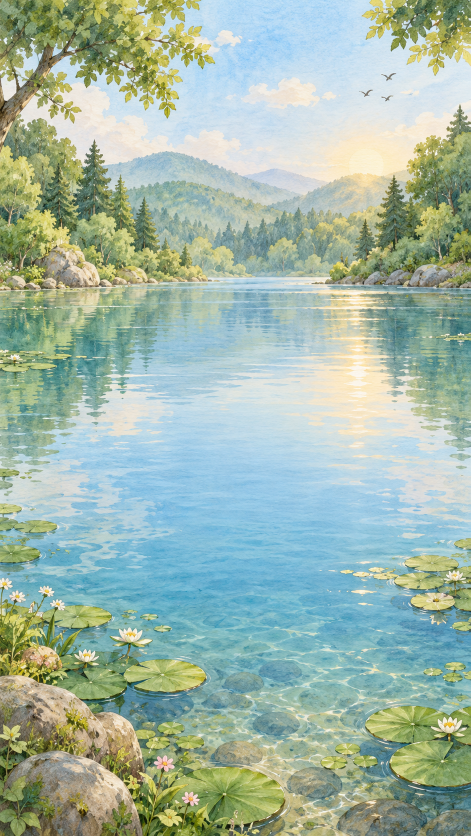
#> input picture art-refs/asf/runs/20261025T104133Z/fishing-props/raw_lake.png, 941 x 1672 px (shown at 1/2 size)
$ python export_fishing.py
#> lines starting #> are read from the running program, lines starting #| are printed output that depends on the picture; after the words box and inside, x2 and y2 are one past the last pixel; in counts of white or black regions, pixels touching at a corner belong together
from __future__ import annotations
import json
from pathlib import Path
import hashlib
import numpy as np
from PIL import Image, ImageDraw, ImageFont, ImageOps

ROOT = Path(__file__).parent
OUT = ROOT / 'exports'
OUT.mkdir(exist_ok=True)

SOURCES = {
    'fishing_v2_bg_lake.webp': ('raw_lake.png', (780, 1688), 'cover'),
    'fishing_v2_pier.webp': ('asf_pier/clean.png', (640, 280), 'fit'),
    'fishing_v2_bucket.webp': ('asf_props/sheet-1.png', (256, 256), 'fit'),
    'fishing_v2_bobber.webp': ('asf_props/sheet-2.png', (96, 96), 'fit'),
    'fishing_v2_bait_bag.webp': ('asf_props/sheet-3.png', (128, 128), 'fit'),
    'fishing_v2_rod_icon.webp': ('asf_props/sheet-4.png', (96, 96), 'fit'),
    'fishing_v2_fish_common.webp': ('asf_fish_common/clean.png', (256, 160), 'fit'),
    'fishing_v2_fish_striped.webp': ('asf_fish_striped/clean.png', (256, 160), 'fit'),
    'fishing_v2_fish_blue.webp': ('asf_fish_blue/clean.png', (256, 160), 'fit'),
    'fishing_v2_fish_spotted.webp': ('asf_fish_spotted/clean.png', (256, 160), 'fit'),
    'fishing_v2_fish_rare_big.webp': ('asf_fish_rare_big/clean.png', (320, 200), 'fit'),
    'fishing_v2_fish_icon_small.webp': ('asf_fish_icon_small/clean.png', (96, 96), 'fit'),
    'fishing_v2_fx_ripple.webp': ('asf_fx/fx-1.png', (320, 320), 'fit'),
    'fishing_v2_fx_splash.webp': ('asf_fx/fx-2.png', (320, 320), 'fit'),
    'fishing_v2_fx_sparkle.webp': ('asf_fx/fx-3.png', (256, 256), 'fit'),
    'fishing_v2_fx_soft_glow.webp': ('asf_fx/fx-4.png', (512, 512), 'fit'),
    'bot_bunny_avatar.webp': ('asf_bots_v2/sheet-1.png', (96, 96), 'fit'),
    'bot_chick_avatar.webp': ('asf_bots_v2/sheet-2.png', (96, 96), 'fit'),
    'ui_choice_btn_normal.webp': ('asf_buttons/sheet-1.png', (360, 120), 'stretch'),
    'ui_choice_btn_pressed.webp': ('asf_buttons/sheet-2.png', (360, 120), 'stretch'),
    'ui_choice_btn_correct.webp': ('asf_buttons/sheet-3.png', (360, 120), 'stretch'),
    'ui_choice_btn_wrong.webp': ('asf_buttons/sheet-4.png', (360, 120), 'stretch'),
    'ui_cream_panel.webp': ('asf_ui_frames/sheet-1.png', (640, 480), 'stretch'),
    'ui_cta_sage.webp': ('asf_ui_frames/sheet-2.png', (640, 140), 'stretch'),
    'ui_hud_pill_empty.webp': ('asf_ui_frames/sheet-3.png', (512, 128), 'stretch'),
    'ui_coin_icon.webp': ('asf_ui_frames/sheet-4.png', (128, 128), 'fit'),
    'ui_speak_icon.webp': ('asf_speak/clean.png', (96, 96), 'fit'),
}

def read_source(relative: str) -> Image.Image:
#> called with relative = 'raw_lake.png'
    return Image.open(ROOT / relative).convert('RGBA')

def premultiplied_resize(src: Image.Image, size: tuple[int, int]) -> Image.Image:
    arr = np.asarray(src.convert('RGBA')).astype(np.float32)
    alpha = arr[..., 3:4] / 255.0
    premul = arr[..., :3] * alpha
    chans = []
    for channel in [*np.moveaxis(premul, 2, 0), arr[..., 3]]:
        plane = Image.fromarray(np.clip(channel, 0, 255).astype(np.uint8), 'L')
        chans.append(np.asarray(plane.resize(size, Image.Resampling.LANCZOS), dtype=np.float32))
    a = np.clip(chans[3] / 255.0, 0.0, 1.0)
    rgbp = np.stack(chans[:3], axis=-1)
    rgb = np.zeros_like(rgbp)
    valid = a > 1e-5
    rgb[valid] = rgbp[valid] / a[valid, None]
    out = np.dstack((np.clip(rgb, 0, 255), a * 255)).round().astype(np.uint8)
    return Image.fromarray(out, 'RGBA')

def alpha_bbox(im: Image.Image, threshold: int = 5):
    a = im.getchannel('A').point(lambda v: 255 if v > threshold else 0)
    return a.getbbox()

def render_cutout(src: Image.Image, size: tuple[int, int], mode: str, margins=(0.05, 0.05), threshold=5) -> Image.Image:
    src = src.convert('RGBA')
    box = alpha_bbox(src, threshold)
    if box is None:
        raise ValueError(f'No visible alpha for {size}')
    crop = src.crop(box)
    w, h = size
    mx, my = margins
    max_w, max_h = max(1, round(w * (1 - 2 * mx))), max(1, round(h * (1 - 2 * my)))
    if mode == 'stretch':
        scaled = premultiplied_resize(crop, (max_w, max_h))
    else:
        factor = min(max_w / crop.width, max_h / crop.height)
        sw, sh = max(1, round(crop.width * factor)), max(1, round(crop.height * factor))
        scaled = premultiplied_resize(crop, (sw, sh))
    canvas = Image.new('RGBA', size, (0, 0, 0, 0))
    canvas.alpha_composite(scaled, ((w - scaled.width) // 2, (h - scaled.height) // 2))
    return canvas

def render_cover(src: Image.Image, size: tuple[int, int]) -> Image.Image:
#> called with size = (780, 1688)
    rgb = src.convert('RGB')
#> rgb is the input picture: PIL image 941x1672 RGB; mean R, G, B 160.1, 182.6, 167.7
    return ImageOps.fit(rgb, size, method=Image.Resampling.LANCZOS, centering=(0.5, 0.5))
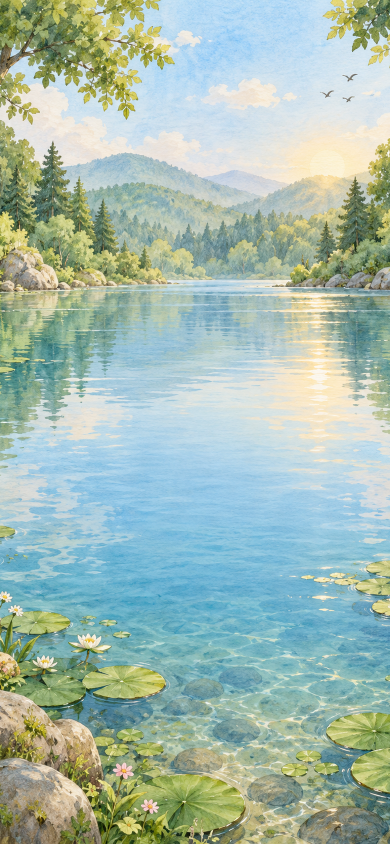
#> returned value: PIL image 780x1688 RGB (shown at 1/2 size); mean R, G, B 163.4, 186.8, 175.4

manifest = {'run': '20261025T104133Z/fishing-props', 'route': 'Codex image_gen host_image (local)', 'outputs': {}}
for name, (source, size, mode) in SOURCES.items():
    image = read_source(source)
    if mode == 'cover':
        out = render_cover(image, size)
    else:
        if name.startswith('ui_choice_btn_'):
            margins = (0.035, 0.06)
        elif name == 'ui_cream_panel.webp':
            margins = (0.035, 0.04)
        elif name in {'ui_cta_sage.webp', 'ui_hud_pill_empty.webp'}:
            margins = (0.025, 0.08)
        elif name == 'fishing_v2_pier.webp':
            margins = (0.035, 0.06)
        elif name.startswith('fishing_v2_fish_'):
            margins = (0.035, 0.08)
        elif name.startswith('fishing_v2_fx_'):
            margins = (0.025, 0.025)
        elif name.startswith('bot_'):
            margins = (0.06, 0.06)
        else:
            margins = (0.05, 0.05)
        out = render_cutout(image, size, mode, margins=margins, threshold=5)
    path = OUT / name
    if out.mode == 'RGBA':
        out.save(path, format='WEBP', lossless=True, method=6)
    else:
        out.save(path, format='WEBP', quality=92, method=6)
    manifest['outputs'][name] = {
        'source': source,
        'size': list(size),
        'mode': out.mode,
        'sha256': hashlib.sha256(path.read_bytes()).hexdigest(),
        'bytes': path.stat().st_size,
    }
#> pass 2 of the loop `for name, (source, size, mode) in SOURCES.items():`:
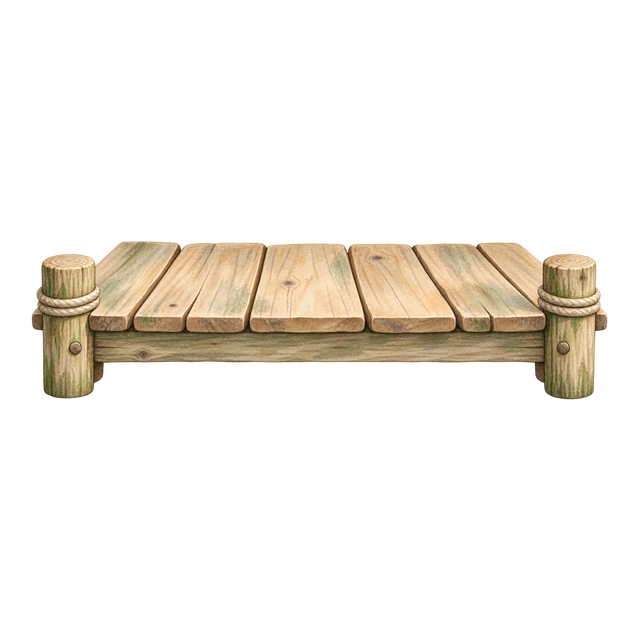
#> input picture art-refs/asf/runs/20261025T104133Z/fishing-props/asf_pier/clean.png, 640 x 640 px
#> in read_source, returned value is the input picture: PIL image 640x640 RGBA; mean R, G, B, A 31.6, 27, 20.4, 42
#> in alpha_bbox, `a = im.getchannel('A').point(lambda v: 255 if v > threshold else 0)`:
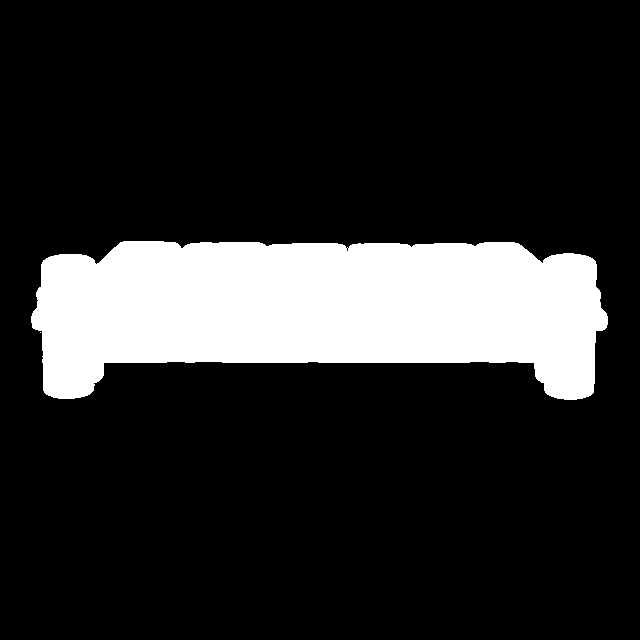
#> a: PIL image 640x640 L; 16.9% white; 2 white regions (1 under 20 px), largest, box (x1, y1, x2, y2) and area: (31, 241, 608, 400) 69066
#> box = (31, 241, 608, 400)
#> the loop in premultiplied_resize, `for channel in [*np.moveaxis(premul, 2, 0), arr[..., 3]]:` made 4 passes
#> after the loop in premultiplied_resize, `for channel in [*np.moveaxis(premul, 2, 0), arr[..., 3]]:`: chans = 4 items
#> valid: shape (164, 595) bool; 77.4% white; 118 black regions (95 under 20 px), largest, box (x1, y1, x2, y2) and area: (53, 127, 538, 164) 16391, (503, 0, 595, 73) 1578, (0, 0, 90, 72) 1533
#> in render_cutout, `canvas.alpha_composite(scaled, ((w - scaled.width) // 2, (h - scaled.h..`:
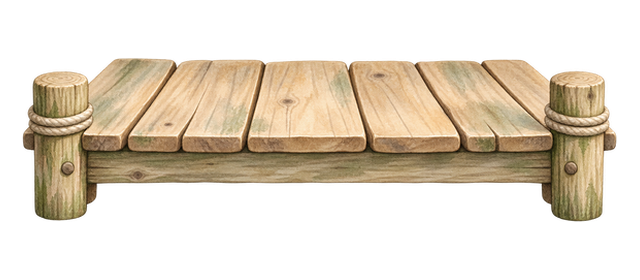
#> canvas: PIL image 640x280 RGBA; mean R, G, B, A 76.9, 65.8, 49.7, 102; transparent parts drawn white
#> pass 3 of the loop `for name, (source, size, mode) in SOURCES.items():`:
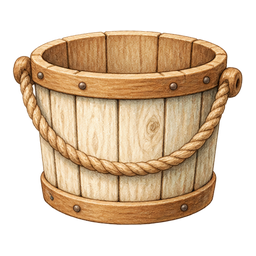
#> input picture art-refs/asf/runs/20261025T104133Z/fishing-props/asf_props/sheet-1.png, 256 x 256 px
#> in read_source, returned value is the input picture: PIL image 256x256 RGBA; mean R, G, B, A 103.3, 81.3, 57.1, 133.1
#> in alpha_bbox (call 2), `a = im.getchannel('A').point(lambda v: 255 if v > threshold else 0)`:
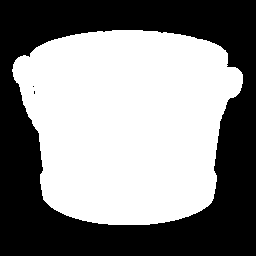
#> a: PIL image 256x256 L; 53.4% white; 3 black regions (2 under 20 px), largest, box (x1, y1, x2, y2) and area: (0, 0, 256, 256) 30554
#> box = (12, 30, 243, 225)
#> crop: PIL image 231x195 RGBA
#> arr: shape (195, 231, 4) float32
#> alpha: shape (195, 231, 1) float32
#> premul: shape (195, 231, 3) float32
#> the loop in premultiplied_resize (call 2), `for channel in [*np.moveaxis(premul, 2, 0), arr[..., 3]]:` made 4 passes
#> rgbp: shape (194, 230, 3) float32
#> valid: shape (194, 230) bool; 79.2% white; 23 black regions (19 under 20 px), largest, box (x1, y1, x2, y2) and area: (0, 50, 84, 194) 3678, (148, 60, 230, 194) 3535, (149, 0, 230, 41) 1024, (0, 0, 81, 33) 945
#> out: shape (194, 230, 4)
#> in render_cutout (call 2), `canvas.alpha_composite(scaled, ((w - scaled.width) // 2, (h - scaled.h..`:
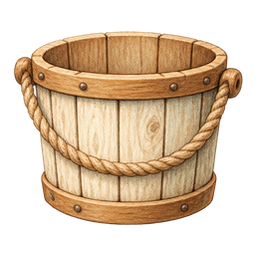
#> canvas: PIL image 256x256 RGBA; mean R, G, B, A 101.7, 79.9, 56, 131.8; transparent parts drawn white
#> (the run stopped early here; a loop or call above may not have finished)
